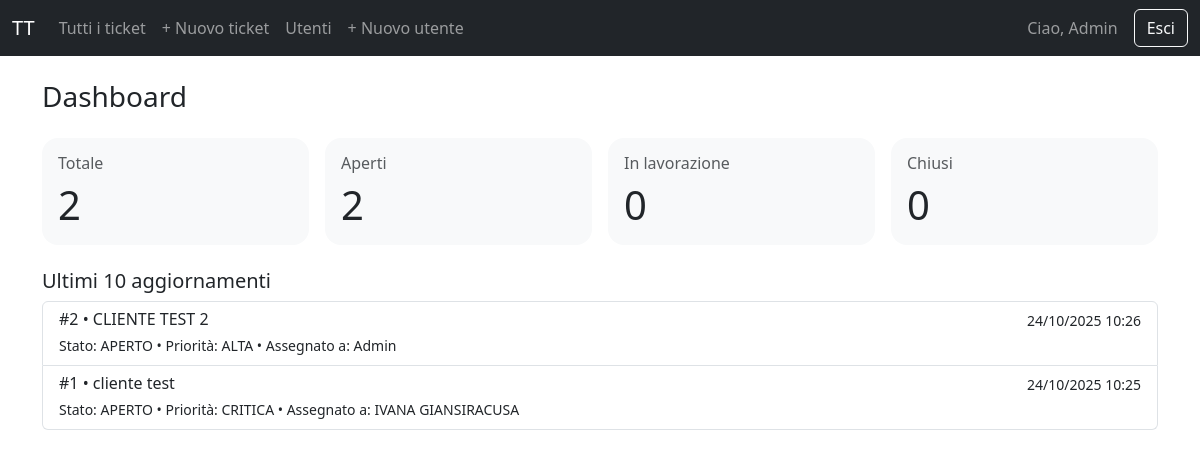
Screenshot of / (signed in) with the database file from the repository.
### models.py (models this page shows, shortened)
class User(UserMixin, db.Model):
    id = db.Column(db.Integer, primary_key=True)
    name = db.Column(db.String(120), nullable=False)
    email = db.Column(db.String(255), unique=True, nullable=False, index=True)
    password_hash = db.Column(db.String(255), nullable=False)
    is_admin = db.Column(db.Boolean, default=False)
    created_at = db.Column(db.DateTime, default=datetime.utcnow)

class Ticket(db.Model):
    id = db.Column(db.Integer, primary_key=True)
    title = db.Column(db.String(200), nullable=False)
    description = db.Column(db.Text, nullable=False)
    status = db.Column(db.Enum(TicketStatus), default=TicketStatus.OPEN, index=True)
    priority = db.Column(db.String(20), default="MEDIA")
    attachment = db.Column(db.String(255), nullable=True)
    created_at = db.Column(db.DateTime, default=datetime.utcnow, index=True)
    updated_at = db.Column(db.DateTime, default=datetime.utcnow, index=True)
    created_by_id = db.Column(db.Integer, db.ForeignKey('user.id'), nullable=False)
    assigned_to_id = db.Column(db.Integer, db.ForeignKey('user.id'), nullable=True)
    created_by = db.relationship('User', foreign_keys=[created_by_id])
    assigned_to = db.relationship('User', foreign_keys=[assigned_to_id])

### app.py (the view)
    @app.route('/')
    @login_required
    def index():
        total = db.session.query(Ticket.id).count()
        open_count = db.session.query(Ticket.id).filter(Ticket.status == TicketStatus.OPEN).count()
        progress_count = db.session.query(Ticket.id).filter(Ticket.status == TicketStatus.IN_PROGRESS).count()
        closed_count = db.session.query(Ticket.id).filter(Ticket.status == TicketStatus.CLOSED).count()
        recent = db.session.query(Ticket).order_by(Ticket.updated_at.desc()).limit(10).all()
        return render_template('dashboard.html', total=total or 0, open_count=open_count or 0, progress_count=progress_count or 0, closed_count=closed_count or 0, recent=recent)

### templates/dashboard.html (shortened to what this page needs)
{% extends "base.html" %}
{% block content %}
<h3 class="mb-4">Dashboard</h3>
<div class="row g-3 mb-4">
  <div class="col-md-3">
    <div class="card stat-card bg-light">
      <div class="card-body">
        <div class="h6 text-muted">Totale</div>
        <div class="display-6">{{ total }}</div>
      </div>
    </div>
  </div>
  <div class="col-md-3">
    <div class="card stat-card bg-light">
      <div class="card-body">
        <div class="h6 text-muted">Aperti</div>
        <div class="display-6">{{ open_count }}</div>
      </div>
    </div>
  </div>
  <div class="col-md-3">
    <div class="card stat-card bg-light">
      <div class="card-body">
        <div class="h6 text-muted">In lavorazione</div>
        <div class="display-6">{{ progress_count }}</div>
      </div>
    </div>
  </div>
  <div class="col-md-3">
    <div class="card stat-card bg-light">
      <div class="card-body">
        <div class="h6 text-muted">Chiusi</div>
        <div class="display-6">{{ closed_count }}</div>
      </div>
    </div>
  </div>
</div>
<h5>Ultimi 10 aggiornamenti</h5>
<div class="list-group">
  {% for t in recent %}
  <a class="list-group-item list-group-item-action" href="{{ url_for('ticket_detail', ticket_id=t.id) }}">
    <div class="d-flex w-100 justify-content-between">
      <h6 class="mb-1">#{{ t.id }} • {{ t.title }}</h6>
      <small>{{ t.updated_at.strftime('%d/%m/%Y %H:%M') }}</small>
    </div>
    <small>Stato: {{ t.status.value }} • Priorità: {{ t.priority }} • Assegnato a: {{ t.assigned_to.name if t.assigned_to else 'Nessuno' }}</small>
  </a>
  {% else %}
  <div class="text-muted">Nessun ticket ancora.</div>
  {% endfor %}
</div>
{% endblock %}

### templates/base.html (shortened to what this page needs)
<!doctype html>
<html lang="it">
<head>
  <link href="https://cdn.jsdelivr.net/npm/bootstrap@5.3.2/dist/css/bootstrap.min.css" rel="stylesheet">
  <link rel="stylesheet" href="{{ url_for('static', filename='styles.css') }}">
</head>
<body>
<nav class="navbar navbar-expand-lg navbar-dark bg-dark">
  <div class="container-fluid">
    <a class="navbar-brand" href="{{ url_for('index') }}">TT</a>
    <div class="collapse navbar-collapse" id="nav">
      {% if current_user.is_authenticated %}
      <ul class="navbar-nav me-auto mb-2 mb-lg-0">
        <li class="nav-item"><a class="nav-link" href="{{ url_for('tickets') }}">Tutti i ticket</a></li>
        <li class="nav-item"><a class="nav-link" href="{{ url_for('ticket_new') }}">+ Nuovo ticket</a></li>
        {% if current_user.is_admin %}
        <li class="nav-item"><a class="nav-link" href="{{ url_for('users') }}">Utenti</a></li>
        <li class="nav-item"><a class="nav-link" href="{{ url_for('register') }}">+ Nuovo utente</a></li>
        {% endif %}
      </ul>
      <span class="navbar-text me-3">Ciao, {{ current_user.name }}</span>
      <a class="btn btn-outline-light" href="{{ url_for('logout') }}">Esci</a>
      {% endif %}
    </div>
  </div>
</nav>
<div class="container my-4">
  {% block content %}{% endblock %}
</div>
</body>
</html>

### static/styles.css (style rules this page uses)
.stat-card { border:0;border-radius:1rem; }

### rows the page displays
User: name "Admin"
Ticket: id "2", title "CLIENTE TEST 2", updated_at "24/10/2025 10:26", status.value "APERTO", priority "ALTA", assigned_to "Admin"
Ticket: id "1", title "cliente test", updated_at "24/10/2025 10:25", status.value "APERTO", priority "CRITICA", assigned_to "IVANA GIANSIRACUSA"

### other values shown
{{ total }} "2"
{{ open_count }} "2"
{{ progress_count }} "0"
{{ closed_count }} "0"
